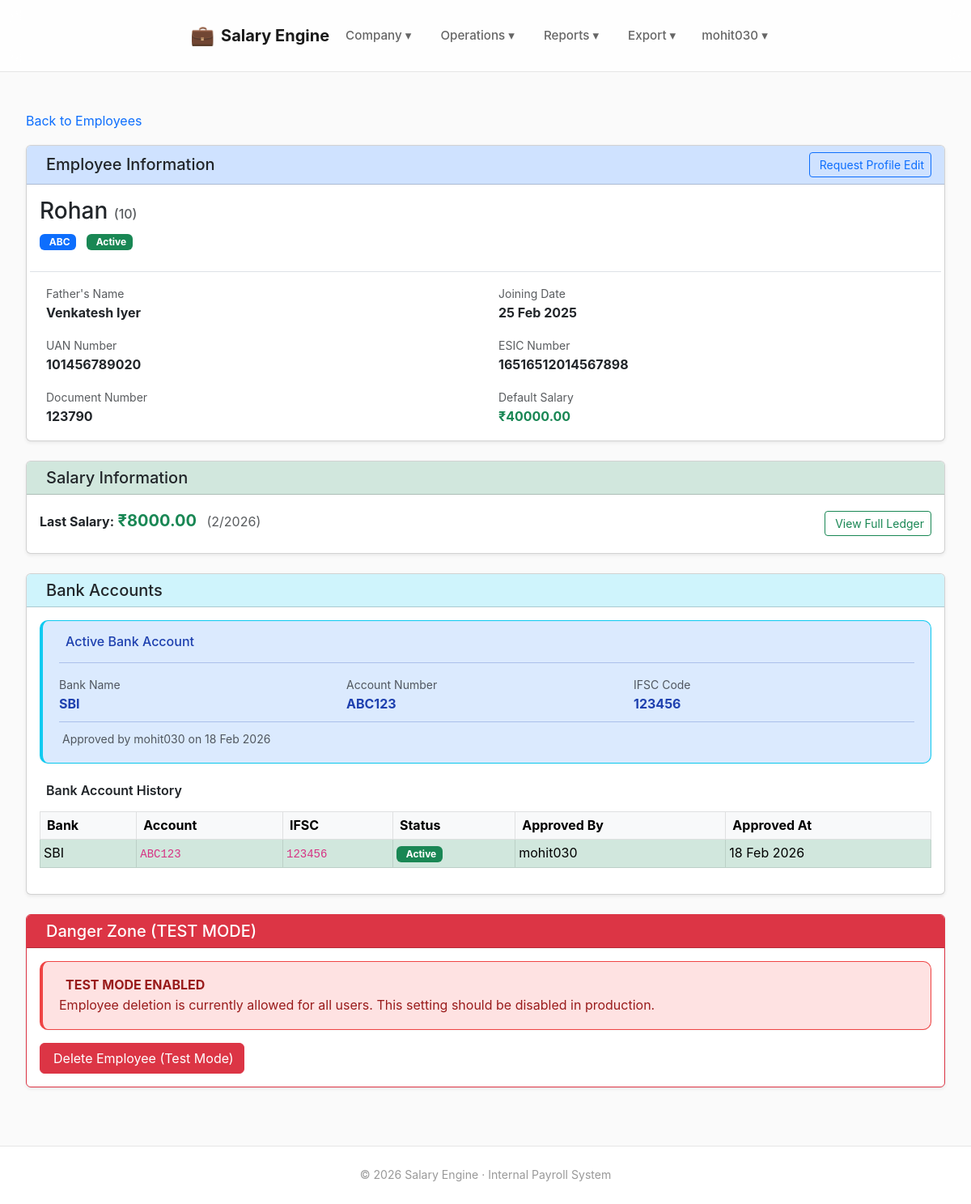
Page /employees/10/ (signed in) on the committed database.
### employees/models.py (models this page shows, shortened)
class Employee(models.Model):
    company = models.ForeignKey(
        Company,
        on_delete=models.PROTECT,
        related_name="employees"
    )
    emp_code = models.CharField(max_length=50)
    name = models.CharField(max_length=200)
    father_name = models.CharField(max_length=200, blank=True)
    uan_number = models.CharField(max_length=20, unique=True, null=True, blank=True)
    esic_number = models.CharField(max_length=20, unique=True, null=True, blank=True)
    document_number = models.CharField(max_length=50, unique=True, null=True, blank=True)
    default_salary = models.DecimalField(max_digits=10, decimal_places=2, null=True, blank=True)
    joining_date = models.DateField()
    exit_date = models.DateField(null=True, blank=True)
    created_at = models.DateTimeField(auto_now_add=True)
    approved_by = models.ForeignKey(User, null=True, blank=True, on_delete=models.SET_NULL,
                                    related_name="approved_employees")
    class Meta:
        unique_together = ("company", "emp_code")
        ordering = ["emp_code"]

### companies/models.py (models this page shows, shortened)
class Company(models.Model):
    organisation = models.ForeignKey(
        Organisation,
        on_delete=models.CASCADE,
        related_name="companies"
    )
    site_code = models.PositiveIntegerField()
    name = models.CharField(max_length=200)
    address = models.TextField(blank=True)
    gst_number = models.CharField(
        max_length=15,
        blank=True,
        help_text="15-character GSTIN"
    )
    contact_name = models.CharField(max_length=150, blank=True)
    contact_phone = models.CharField(max_length=20, blank=True)
    contact_email = models.EmailField(blank=True)
    is_active = models.BooleanField(default=True)
    class Meta:
        unique_together = ("organisation", "site_code")
        ordering = ["site_code"]

### payroll/models.py (models this page shows, shortened)
class SalaryTransaction(models.Model):
    STATUS_CHOICES =[
        ("DRAFT", "Draft"),
        ("READY", "Ready for Export"),
        ("EXPORTED", "Exported to Bank"),
        ("COMPLETED", "Completed"),
        ("REVERSED", "Reversed"),
        ("PENDING", "Pending"),
        ("HOLD", "Hold"),
        ("PROCESSED", "Processed"),
        ("FAILED", "Failed"),
        ("CANCELLED", "Cancelled"),
    ]
    batch = models.ForeignKey(
        SalaryBatch,
        on_delete=models.CASCADE,
        related_name="transactions"
    )
    employee = models.ForeignKey(
        Employee,
        on_delete=models.CASCADE,
        related_name="salary_transactions"
    )
    salary_amount = models.DecimalField(
        max_digits=10,
        decimal_places=2
    )
    account_number = models.CharField(
        max_length=30,
        null=True,
        blank=True
    )
    ifsc = models.CharField(
        max_length=15,
        null=True,
        blank=True
    )
    status = models.CharField(
        max_length=20,
        choices=STATUS_CHOICES,
        default="PENDING"
    )
    hold_reason = models.CharField(
        max_length=255,
        null=True,
        blank=True
    )
    failure_reason = models.CharField(
        max_length=255,
        null=True,
        blank=True
    )
    utr = models.CharField(
        max_length=100,
        null=True,
        blank=True
    )
    bank_response_at = models.DateTimeField(
        null=True,
        blank=True
    )
    created_at = models.DateTimeField(auto_now_add=True)
    class Meta:
        unique_together = ("batch", "employee")
        indexes = [
            models.Index(fields=["employee"]),
            models.Index(fields=["batch"]),
            models.Index(fields=["status"]),
        ]
        ordering = ["-created_at"]

class SalaryBatch(models.Model):
    STATUS_CHOICES = [
        ("DRAFT", "Draft"),
        ("EXPORTED", "Exported to Bank"),
        ("COMPLETED", "Completed"),
        ("REVERSED", "Reversed"),
    ]
    company = models.ForeignKey(Company, on_delete=models.CASCADE)
    month = models.PositiveIntegerField()
    year = models.PositiveIntegerField()
    status = models.CharField(
        max_length=20,
        choices=STATUS_CHOICES,
        default="DRAFT"
    )
    reversal_reason = models.TextField(
        null=True,
        blank=True,
        help_text="Reason for reversing this batch (admin only)"
    )
    created_at = models.DateTimeField(auto_now_add=True)
    class Meta:
        unique_together = ("company", "month", "year")
        ordering = ["-year", "-month"]

### banking/models.py (models this page shows, shortened)
class EmployeeBankAccount(models.Model):
    employee = models.ForeignKey(
        Employee,
        on_delete=models.CASCADE,
        related_name="bank_accounts"
    )
    bank_name = models.CharField(max_length=200)
    account_number = models.CharField(max_length=30)
    ifsc = models.CharField(max_length=11)
    effective_from_month = models.DateField()
    is_active = models.BooleanField(default=True)
    approved_by = models.ForeignKey(
        User,
        null=True,
        blank=True,
        on_delete=models.SET_NULL
    )
    approved_at = models.DateTimeField(null=True, blank=True)
    class Meta:
        ordering = ["-effective_from_month"]
        constraints = [
            models.UniqueConstraint(
                fields=["employee", "account_number"],
                condition=Q(is_active=True),
                name="unique_active_bank_account_per_employee"
            )
        ]
        indexes = [
            models.Index(fields=["employee", "is_active"]),
        ]

### employees/views.py (the view, shortened to what this page needs)
# urls.py: path("<int:employee_id>/", employee_profile, name="employee_profile"),
@login_required
def employee_profile(request, employee_id):
    employee = get_object_or_404(Employee, id=employee_id)
    bank_form = BankChangeRequestForm()
    latest_salary = SalaryTransaction.objects.filter(
        employee=employee
    ).order_by("-created_at").first()
    bank_accounts = EmployeeBankAccount.objects.filter(
        employee=employee
    ).order_by("-is_active", "-approved_at")
    active_account = bank_accounts.filter(is_active=True).first()
    audit_logs = AuditLog.objects.filter(
        description__icontains=employee.emp_code
    ).order_by("-created_at")
    pending_changes = employee.change_requests.filter(status="PENDING")
    context = {
        "employee": employee,
        "latest_salary": latest_salary,
        "bank_accounts": bank_accounts,
        "active_account": active_account,
        "audit_logs": audit_logs,
        "pending_changes": pending_changes,
        "bank_form": bank_form,
    }
    return render(
        request,
        "employees/employee_profile.html",
        context,
    )

### templates/employees/employee_profile.html (shortened to what this page needs)
{% extends "base.html" %}
{% block content %}
{% with DELETE_ENABLED=True %}
<a href="{% url 'employees:employee_list' %}" class="text-decoration-none text-primary">
   Back to Employees
</a>
<div class="card mt-3 mb-4 shadow-sm">
  <div class="card-header bg-primary-subtle">
    <div class="d-flex justify-content-between align-items-center">
      <h5 class="mb-0">
        Employee Information
      </h5>
      <a href="{% url 'employees:employee_change_request' employee.id %}"
         class="btn btn-outline-primary btn-sm">
         Request Profile Edit
      </a>
    </div>
  </div>
  <div class="card-body">
    <div class="row mb-3 pb-3 border-bottom">
      <div class="col-md-8">
        <h3 class="mb-2">
          {{ employee.name }}
          <small class="text-muted fs-6">({{ employee.emp_code }})</small>
        </h3>
        <div class="mb-2">
          <span class="badge bg-primary me-2">
            {{ employee.company.name }}
          </span>
          {% if employee.exit_date %}
            <span class="badge bg-secondary">
              <i class="bi bi-x-circle me-1"></i>Inactive
            </span>
          {% else %}
            <span class="badge bg-success">
              Active
            </span>
          {% endif %}
        </div>
      </div>
    </div>
    <div class="row g-3">
      {% if employee.father_name %}
      <div class="col-md-6">
        <div class="d-flex align-items-start">
          <div>
            <small class="text-muted d-block">Father's Name</small>
            <strong>{{ employee.father_name }}</strong>
          </div>
        </div>
      </div>
      {% endif %}
      <div class="col-md-6">
        <div class="d-flex align-items-start">
          <div>
            <small class="text-muted d-block">Joining Date</small>
            <strong>{{ employee.joining_date|date:"d M Y" }}</strong>
          </div>
        </div>
      </div>
      {% if employee.uan_number %}
      <div class="col-md-6">
        <div class="d-flex align-items-start">
          <div>
            <small class="text-muted d-block">UAN Number</small>
            <strong>{{ employee.uan_number }}</strong>
          </div>
        </div>
      </div>
      {% endif %}
      {% if employee.esic_number %}
      <div class="col-md-6">
        <div class="d-flex align-items-start">
          <div>
            <small class="text-muted d-block">ESIC Number</small>
            <strong>{{ employee.esic_number }}</strong>
          </div>
        </div>
      </div>
      {% endif %}
      {% if employee.document_number %}
      <div class="col-md-6">
        <div class="d-flex align-items-start">
          <div>
            <small class="text-muted d-block">Document Number</small>
            <strong>{{ employee.document_number }}</strong>
          </div>
        </div>
      </div>
      {% endif %}
      {% if employee.default_salary %}
      <div class="col-md-6">
        <div class="d-flex align-items-start">
          <div>
            <small class="text-muted d-block">Default Salary</small>
            <strong class="text-success">₹{{ employee.default_salary|floatformat:2 }}</strong>
          </div>
        </div>
      </div>
      {% endif %}
    </div>
  </div>
</div>
<div class="card mb-4 shadow-sm">
  <div class="card-header bg-success-subtle">
    <h5 class="mb-0">
      Salary Information
    </h5>
  </div>
  <div class="card-body">
    {% if latest_salary %}
      <div class="row align-items-center">
        <div class="col-md-8">
          <p class="mb-2">
            <strong>Last Salary:</strong>
            <span class="fs-5 text-success fw-bold">₹{{ latest_salary.salary_amount|floatformat:2 }}</span>
            <span class="text-muted ms-2">
              ({{ latest_salary.batch.month }}/{{ latest_salary.batch.year }})
            </span>
          </p>
        </div>
        <div class="col-md-4 text-md-end">
          <a href="{% url 'dashboard:employee_salary_ledger' employee.id %}"
             class="btn btn-sm btn-outline-success">
            View Full Ledger
          </a>
        </div>
      </div>
    {% else %}
      <div class="alert alert-warning mb-0">
        <i class="bi bi-exclamation-triangle me-2"></i>No salary records found.
      </div>
    {% endif %}
  </div>
</div>
<div class="card mb-4 shadow-sm">
  <div class="card-header bg-info-subtle">
    <h5 class="mb-0">
      Bank Accounts
    </h5>
  </div>
  <div class="card-body">
    {% if active_account %}
      <div class="alert alert-info border-info mb-3">
        <h6 class="alert-heading">
          Active Bank Account
        </h6>
        <hr>
        <div class="row g-2">
          <div class="col-md-4">
            <small class="text-muted d-block">Bank Name</small>
            <strong>{{ active_account.bank_name }}</strong>
          </div>
          <div class="col-md-4">
            <small class="text-muted d-block">Account Number</small>
            <strong>{{ active_account.account_number }}</strong>
          </div>
          <div class="col-md-4">
            <small class="text-muted d-block">IFSC Code</small>
            <strong>{{ active_account.ifsc }}</strong>
          </div>
        </div>
        <hr class="my-2">
        <small class="text-muted">
          Approved by {{ active_account.approved_by|default:"System" }}
          on {{ active_account.approved_at|date:"d M Y" }}
        </small>
      </div>
    {% else %}
      <div class="alert alert-warning mb-3">
        <i class="bi bi-exclamation-triangle me-2"></i>No active bank account on record.
      </div>
    {% endif %}
    <h6 class="mt-4 mb-3 fw-semibold">
      Bank Account History
    </h6>
    {% if bank_accounts %}
      <div class="table-responsive">
        <table class="table table-sm table-hover table-bordered align-middle">
          <thead class="table-light">
            <tr>
              <th scope="col">Bank</th>
              <th scope="col">Account</th>
              <th scope="col">IFSC</th>
              <th scope="col">Status</th>
              <th scope="col">Approved By</th>
              <th scope="col">Approved At</th>
            </tr>
          </thead>
          <tbody>
            {% for acc in bank_accounts %}
              <tr{% if acc.is_active %} class="table-success"{% endif %}>
                <td>{{ acc.bank_name }}</td>
                <td><code>{{ acc.account_number }}</code></td>
                <td><code>{{ acc.ifsc }}</code></td>
                <td>
                  {% if acc.is_active %}
                    <span class="badge bg-success">
                      Active
                    </span>
                  {% else %}
                    <span class="badge bg-secondary">
                      <i class="bi bi-dash-circle me-1"></i>Inactive
                    </span>
                  {% endif %}
                </td>
                <td>{{ acc.approved_by|default:"—" }}</td>
                <td>{{ acc.approved_at|date:"d M Y"|default:"—" }}</td>
              </tr>
            {% endfor %}
          </tbody>
        </table>
      </div>
    {% else %}
      <p class="text-muted mb-0">
        <i class="bi bi-info-circle me-2"></i>No bank account history available.
      </p>
    {% endif %}
  </div>
</div>
{% if DELETE_ENABLED %}
<div class="card border-danger mb-4 shadow-sm">
  <div class="card-header bg-danger text-white">
    <h5 class="mb-0">
      Danger Zone (TEST MODE)
    </h5>
  </div>
  <div class="card-body">
    <div class="alert alert-danger mb-3">
      <strong>TEST MODE ENABLED</strong><br>
      Employee deletion is currently allowed for all users. This setting should be disabled in production.
    </div>
    <form method="post"
          action="{% url 'employees:employee_delete' employee.id %}"
          onsubmit="return confirm('⚠️ TEST MODE:\n\nThis will PERMANENTLY delete:\n• Employee: {{ employee.name }}\n• All associated records\n• This action CANNOT be undone\n\nAre you absolutely sure?');">
      <button type="submit" class="btn btn-danger">
        Delete Employee (Test Mode)
      </button>
    </form>
  </div>
</div>
{% endif %}
{% endwith %}
{% endblock %}

### templates/base.html (shortened to what this page needs)
<!DOCTYPE html>
<html lang="en">
{% load static %}
<head>
    <link href="https://cdn.jsdelivr.net/npm/bootstrap@5.3.0/dist/css/bootstrap.min.css" rel="stylesheet">
</head>
<body>
    <nav class="navbar" id="navbar">
        <div class="navbar-inner">
            <div class="nav-left">
                <a href="{% url 'dashboard:home' %}" class="brand">
                    <span class="brand-icon">💼</span>
                    <span>Salary Engine</span>
                </a>
                {% if request.user.is_authenticated %}
                    <div class="dropdown">
                        <button class="dropbtn">Company ▾</button>
                    </div>
                    <div class="dropdown">
                        <button class="dropbtn">Operations ▾</button>
                    </div>
                    <div class="dropdown">
                        <button class="dropbtn">Reports ▾</button>
                    </div>
                    <div class="dropdown">
                        <button class="dropbtn">Export ▾</button>
                    </div>
                {% endif %}
            </div>
            <div class="nav-right">
                {% if request.user.is_authenticated %}
                    <div class="dropdown">
                        <button class="dropbtn">
                            {{ request.user.username }} ▾
                        </button>
                    </div>
                {% endif %}
            </div>
        </div>
    </nav>
    <div class="container">
        {% block content %}{% endblock %}
    </div>
    <footer>
        © 2026 Salary Engine · Internal Payroll System
    </footer>
</body>
</html>

### rows in the picture
Employee: name "Rohan", emp_code "10", company.name "ABC", father_name "Venkatesh Iyer", joining_date "25 Feb 2025", uan_number "101456789020", esic_number "16516512014567898", document_number "123790", default_salary "40000.00"
SalaryTransaction: salary_amount "8000.00", batch.month "2", batch.year "2026"
EmployeeBankAccount: bank_name "SBI", account_number "ABC123", ifsc "123456", approved_by "mohit030", approved_at "18 Feb 2026", is_active "Active"

### other values in the picture
{{ request.user.username }} "mohit030"
